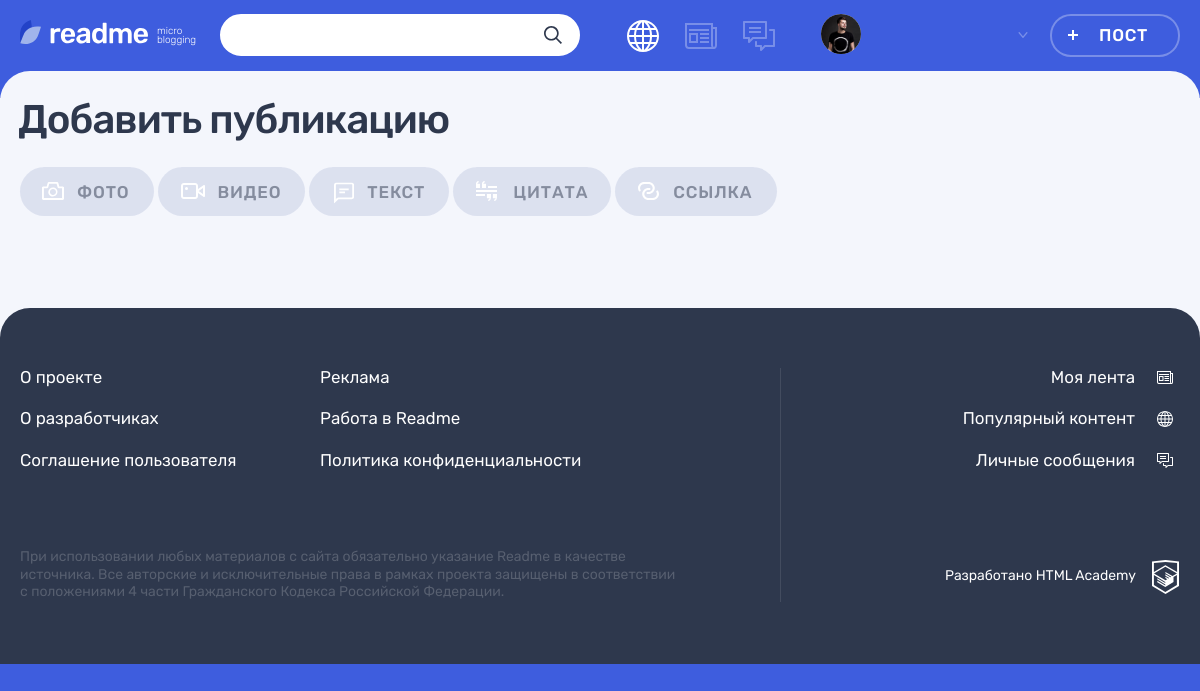
The page /add.php on the database its author committed.
### tables this page shows
CREATE TABLE content_type (
	id INT UNSIGNED AUTO_INCREMENT PRIMARY KEY,
	type_name VARCHAR(128) NOT NULL,
	class_name VARCHAR(128) NOT NULL,
	icon_width INT UNSIGNED NOT NULL,
	icon_height INT UNSIGNED NOT NULL
);

### helpers.php (called while the page is built, shortened)
<?php
function include_template($name, array $data = [])
{
    $name = 'templates/' . $name;
    extract($data);
    require $name;
    $result = ob_get_clean();
    return $result;
}

### functions.php (called while the page is built, shortened)
<?php
function get_mysqli_result(mysqli $link, string $sql, string $type = 'all') : array {
    $result = mysqli_query($link, $sql);
    $mysqli_result = [];
    if (!$result && ini_get('display_errors')) {
        $error = mysqli_error($link);
        print("Ошибка MySQL: $error");
    } elseif (!$result && $type == 'modify') {
        http_response_code(500);
        exit;
    } elseif ($result && $type == 'all') {
        $mysqli_result = mysqli_fetch_all($result, MYSQLI_ASSOC);
    } elseif ($result && $type == 'assoc') {
        $mysqli_result = mysqli_fetch_assoc($result);
    }
    return $mysqli_result;
}
function esc(string $str) : string {
    $text = htmlspecialchars($str);
    return $text;
}

### templates/adding-post.php (shortened to what this page needs)
<div class="page__main-section">
    <div class="container">
        <h1 class="page__title page__title--adding-post">Добавить публикацию</h1>
    </div>
    <div class="adding-post container">
        <div class="adding-post__tabs-wrapper tabs">
            <div class="adding-post__tabs filters">
                <ul class="adding-post__tabs-list filters__list tabs__list">
                    <?php foreach ($content_types as $type): ?>
                    <li class="adding-post__tabs-item filters__item">
                        <?php $classname = isset($_GET['tab']) && $_GET['tab'] == $type['class_name'] ? 'filters__button--active tabs__item--active' : ''; ?>
                        <?php $url = '/add.php?tab=' . esc($type['class_name']); ?>
                        <a class="adding-post__tabs-link filters__button filters__button--<?= esc($type['class_name']) ?> tabs__item button <?= $classname ?>" href="<?= $url ?>">
                            <svg class="filters__icon" width="<?= esc($type['icon_width']) ?>" height="<?= esc($type['icon_height']) ?>">
                                <use xlink:href="#icon-filter-<?= esc($type['class_name']) ?>"></use>
                            </svg>
                            <span><?= esc($type['type_name']) ?></span>
                        </a>
                    </li>
                    <?php endforeach; ?>
                </ul>
            </div>
        </div>
    </div>
</div>

### css/main.css (style rules this page uses)
html { line-height:1.15;-webkit-text-size-adjust:100% }
body { margin:0 }
h1 { font-size:2em;margin:.67em 0 }
a { background-color:transparent }
body,html { width:100%;height:100%;min-width:1200px;margin:0;padding:0;font-family:rubik,arial,sans-serif;font-weight:400;font-style:normal;font-size:16px;line-height:1.15;color:#2e384d;-webkit-font-smoothing:antialiased;font-smoothing:antialiased;-webkit-box-sizing:border-box;box-sizing:border-box }
*,::after,::before { -webkit-box-sizing:inherit;box-sizing:inherit }
a { color:inherit;text-decoration:none;-webkit-transition:color .3s,opacity .3s;transition:color .3s,opacity .3s;cursor:pointer }
.container { width:1200px;margin-left:auto;margin-right:auto;padding-left:20px;padding-right:20px }
.button { padding:0;background:0 0;border:none;text-decoration:none;cursor:pointer;display:inline-block;font:inherit;text-align:center;word-break:break-word;word-wrap:wrap;overflow-wrap:break-word;-webkit-transition:color .3s,background-color .3s,border .3s,opacity .3s;transition:color .3s,background-color .3s,border .3s,opacity .3s;outline:0 }
.page { display:-webkit-box;display:-ms-flexbox;display:flex;-webkit-box-orient:vertical;-webkit-box-direction:normal;-ms-flex-direction:column;flex-direction:column;background-color:#3e5dde }
.page__main-section { background-color:#f4f6fc }
.page__title { margin-top:0;margin-left:-2px;font-size:40px;font-weight:500;letter-spacing:-1px }
.page__title--adding-post { margin-bottom:0 }
.filters { margin:0;padding:0;list-style:none }
.filters__list { margin:0;padding:0;list-style:none }
.filters__item { position:relative }
.filters__button { display:-webkit-box;display:-ms-flexbox;display:flex;-webkit-box-pack:center;-ms-flex-pack:center;justify-content:center;-webkit-box-align:center;-ms-flex-align:center;align-items:center;height:100%;font-size:17px;line-height:1;font-weight:500;text-transform:uppercase;color:rgba(46,56,77,.3);background-color:rgba(205,212,232,.6);border-radius:50% }
.filters__icon { fill:#2e384d;opacity:.2;-webkit-transition:fill .3s,opacity .3s;transition:fill .3s,opacity .3s }
.adding-post__tabs-link.filters__button .filters__icon,.search__tabs-link.filters__button .filters__icon { fill:#fff;opacity:1;top:50%;-webkit-transform:translateY(-50%);transform:translateY(-50%) }
.adding-post__tabs-link.filters__button--photo,.search__tabs-link.filters__button--photo { padding-right:24px;padding-left:57px }
.adding-post__tabs-link.filters__button--photo .filters__icon,.search__tabs-link.filters__button--photo .filters__icon { left:22px }
.adding-post__tabs-link.filters__button--video,.search__tabs-link.filters__button--video { padding-right:24px;padding-left:60px }
.adding-post__tabs-link.filters__button--video .filters__icon,.search__tabs-link.filters__button--video .filters__icon { left:23px }
.adding-post__tabs-link.filters__button--text,.search__tabs-link.filters__button--text { padding-right:24px;padding-left:58px }
.adding-post__tabs-link.filters__button--text .filters__icon,.search__tabs-link.filters__button--text .filters__icon { top:55%;left:25px }
.adding-post__tabs-link.filters__button--quote,.search__tabs-link.filters__button--quote { padding-right:23px;padding-left:60px }
.adding-post__tabs-link.filters__button--quote .filters__icon,.search__tabs-link.filters__button--quote .filters__icon { left:23px }
.adding-post__tabs-link.filters__button--link,.search__tabs-link.filters__button--link { padding-right:25px;padding-left:58px }
.adding-post__tabs-link.filters__button--link .filters__icon,.search__tabs-link.filters__button--link .filters__icon { left:23px }
.adding-post__tabs { display:-webkit-box;display:-ms-flexbox;display:flex;-webkit-box-align:center;-ms-flex-align:center;align-items:center;padding-top:23px;padding-bottom:17px }
.adding-post__tabs-list { margin:0;padding:0;list-style:none;display:-webkit-box;display:-ms-flexbox;display:flex;-webkit-box-align:start;-ms-flex-align:start;align-items:flex-start;-ms-flex-wrap:wrap;flex-wrap:wrap }
.adding-post__tabs-item { margin-right:4px;margin-bottom:15px }
.adding-post__tabs-link { padding-top:17px;padding-bottom:15px;letter-spacing:.85px;padding-right:36px;padding-left:60px;color:rgba(46,56,77,.5);border-radius:25px }
.adding-post__tabs-link .filters__icon { position:absolute }

### rows shown on the page
content_type: icon_width 22 (drawn), type_name "ФОТО"
content_type: icon_width 24 (drawn), type_name "ВИДЕО"
content_type: icon_width 20 (drawn), type_name "ТЕКСТ"
content_type: icon_width 21 (drawn), type_name "ЦИТАТА"
content_type: icon_width 21 (drawn), type_name "ССЫЛКА"
